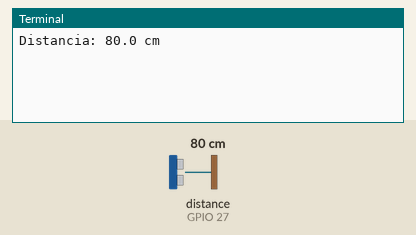
Bench run of a program on a simulated Raspberry Pi (BCM pin numbers). Shown: the last lines printed to the terminal. Inputs (shaded band) come from the test bench; at power-on: distance to the obstacle (sensor on GPIO 27) 80 cm. The echo pulse lasts 58.3 µs per cm; the desktop window is not drawn, its controls go by their first labels and the mouse button is held 0.15 s; threads take turns every 2 ms; the clock reads 2024-03-15 10:24:30 at power-on unless the program sets it.

Above: at 1.2 s.
1.3 s: distance to the obstacle (sensor on GPIO 27) set to 2 cm
At 2.6 s:
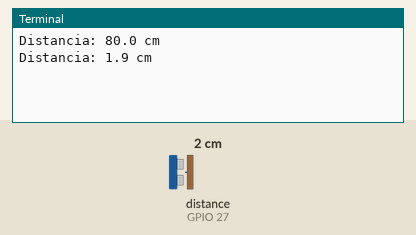
2.8 s: distance to the obstacle (sensor on GPIO 27) set to 4 cm
At 3.8 s:
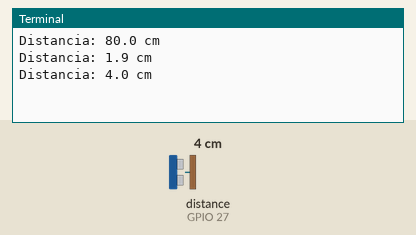
Timing chart, 0 to 5.8 s (numbered marks = the images above; inputs shaded):
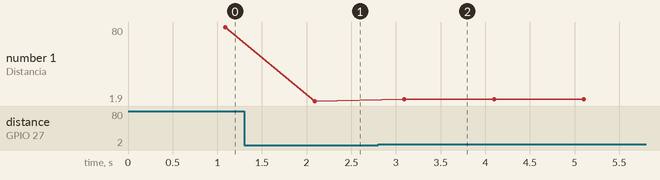

The program:

221220_UltraLed.py
```python
import tkinter as tk
import RPi.GPIO as GPIO
import time
import threading

# Definición de los pines GPIO
TRIG = 17
ECHO = 27

# Variables globales para la interfaz
label1 = None
label2 = None
label3 = None
label4 = None
cmLabel = None
hist = None
texto = ""
blink = False

# configuración inicial
def setup():
    GPIO.setmode(GPIO.BCM)
    GPIO.setup(TRIG, GPIO.OUT)
    GPIO.setup(ECHO, GPIO.IN)

# Función para medir la distancia
def distance():
    GPIO.output(TRIG, True)
    time.sleep(0.00001)
    GPIO.output(TRIG, False)

    start_time = time.time()
    while GPIO.input(ECHO) == 0:
        start_time = time.time()
    while GPIO.input(ECHO) == 1:
        stop_time = time.time()

    elapsed_time = stop_time - start_time
    dist = (elapsed_time * 34300) / 2
    return dist

# Función para crear labels redondos
def create_round_label(parent, text):
    label = tk.Label(parent, text=text, bg='gray', fg='white', padx=10, pady=5)
    label.config(relief=tk.RAISED, borderwidth=1, width=15, height=2, anchor='center', font=('Arial', 12))
    return label

# Función principal para la interfaz gráfica
def main():
    global label1, label2, label3, label4, cmLabel, hist, texto
    root = tk.Tk()
    root.title("Simulador proximidad leds")

    frame = tk.Frame(root)
    frame.pack(pady=40)

    label1 = create_round_label(frame, "led")
    label1.grid(row=0, column=0, padx=10, pady=10)

    label2 = create_round_label(frame, "led")
    label2.grid(row=0, column=1, padx=10, pady=10)

    label3 = create_round_label(frame, "led")
    label3.grid(row=0, column=2, padx=10, pady=10)

    label4 = create_round_label(frame, "led")
    label4.grid(row=0, column=3, padx=10, pady=10)

    cmLabel = tk.Label(frame, text="Leyendo mensajes", bg='gray', padx=10, pady=10)
    cmLabel.grid(row=2, column=1, padx=10, pady=10, columnspan=2)

    hist = tk.Label(frame, text="", bg='gray', padx=10, pady=10)
    hist.grid(row=3, column=1, padx=10, pady=10, columnspan=2)

    root.after(1000, leerSensor)
    root.mainloop()

# Función para leer el sensor y actualizar la interfaz
def leerSensor():
    global texto, blink,count

    dist = distance()

    texto += f"Distancia: {dist:.1f} cm\n"
    print(f"Distancia: {dist:.1f} cm")

    if count >= 50:
        texto = ""

    cmLabel.config(text=f"Distancia: {dist:.1f} cm")
    hist.config(text=texto)

    if dist < 5:
        update_labels(["gray"] * 4)
        blink = False
    elif 5 >= dist <= 10:
        update_labels(["red", "gray", "gray", "gray"])
        blink = False
    elif 10 > dist <= 20:
        update_labels(["red", "red", "gray", "gray"])
        blink = False
    elif 20 > dist and dist <= 30:
        update_labels(["red", "red", "red", "gray"])
        blink = False
    elif dist > 45:
        update_labels(["red"] * 4)
        blink = False

    elif 30 > dist and dist <= 45:
        blink = True
        blink_labels()

    # Llama a esta función nuevamente después de 1 segundo
    cmLabel.after(1000, leerSensor)

# Función para actualizar el color de los labels
def update_labels(colors):
    global label1, label2, label3, label4
    labels = [label1, label2, label3, label4]
    for label, color in zip(labels, colors):
        label.config(bg=color)

# Función para hacer que los labels parpadeen
def blink_labels():
    global blink

    for _ in range(4):
        update_labels(["blue"] * 4)
        time.sleep(0.2)
        update_labels(["gray"] * 4)
        time.sleep(0.2)


if __name__ == '__main__':
    try:
        count = 0
        setup()
        h1 = threading.Thread(target=main, name="hilo vista")
        h1.start()
    except KeyboardInterrupt:
        print("Medición detenida por el usuario")
        GPIO.cleanup()
```

Measured:
- after the input at 1.3 s, the terminal: prints a new line after 0.79 s (image 1)
- after the input at 2.8 s, the terminal: prints a new line after 0.30 s (image 2)
- plotted number 1: 80 → 1.9 after the input at 1.3 s, 1.9 → 4 after the input at 2.8 s
